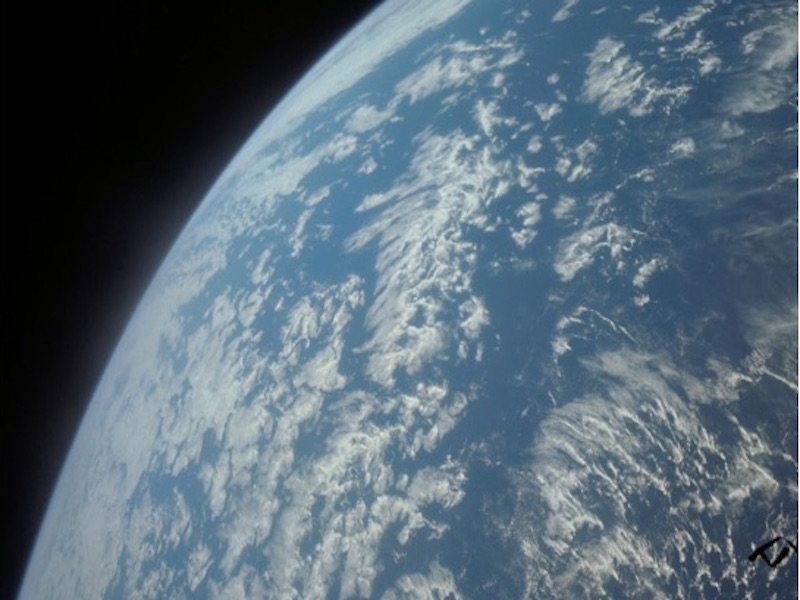
#> input picture Milestone Assignments/Week 7 & 8/earth.jpg, 800 x 600 px
$ python Image_Project.py
#> lines starting #> are read from the running program, lines starting #| are printed output that depends on the picture
# --- Import Pillow Library ---
from PIL import Image

# --- Image Merging ---

# -- Space Shuttle and Earth --

# --- Load 2 images ---
img_earth = Image.open('earth.jpg')
#> img_earth is the input picture: PIL image 800x600 RGB; mean R, G, B 87.6, 105.6, 118.7
img_spaceshuttle = Image.open('spaceshuttle.jpg')
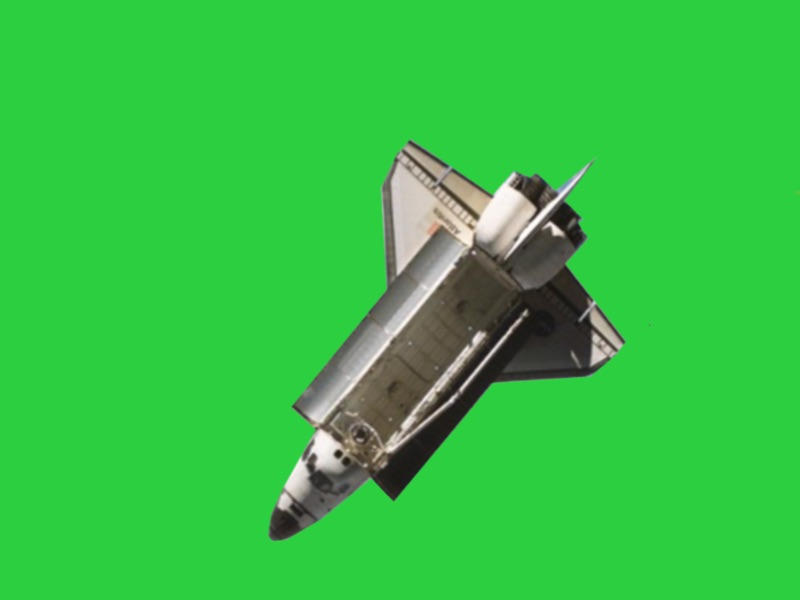
#> input picture Milestone Assignments/Week 7 & 8/spaceshuttle.jpg, 800 x 600 px
#> img_spaceshuttle is the input picture: PIL image 800x600 RGB; mean R, G, B 53.4, 193.5, 68.8

# --- Create New Image in RGB Format ---
img_shuttleearth = Image.new('RGB', img_earth.size)
#> img_shuttleearth: PIL image 800x600 RGB; every value is 0

# --- Load Pixels for Each Image ---
pix_earth = img_earth.load()
pix_spaceshuttle = img_spaceshuttle.load()
pix_shuttleearth = img_shuttleearth.load()

# --- Merge 2 Images Using if/else Statement, Loops and RGB Values ---
for x in range(800):
    for y in range(600):
        (r,g,b) = pix_spaceshuttle[x,y]
        if g > 150 and r < 125 and b < 130:
            pix_shuttleearth[x,y] = pix_earth[x,y]
        else:
            pix_shuttleearth[x,y] = pix_spaceshuttle[x,y]

# --- Display New Image ---
img_shuttleearth.show()

# --- Save New Image ---
img_shuttleearth.save('Shuttle_Earth.jpg')

# -- Sunset and Boat --

# --- Load 2 images ---
img_sunset = Image.open('sunset.jpg')
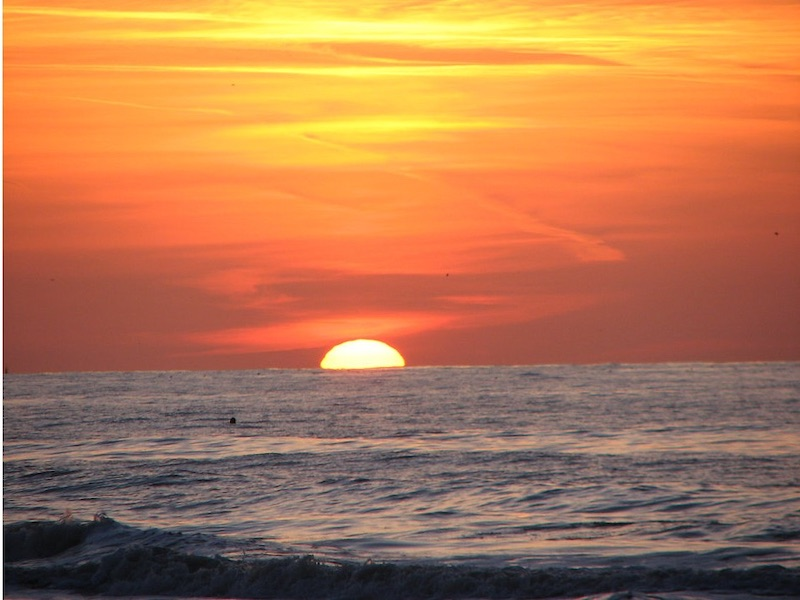
#> input picture Milestone Assignments/Week 7 & 8/sunset.jpg, 800 x 600 px
#> img_sunset is the input picture: PIL image 800x600 RGB; mean R, G, B 178.8, 119, 79.8
img_boat = Image.open('boat.jpg')
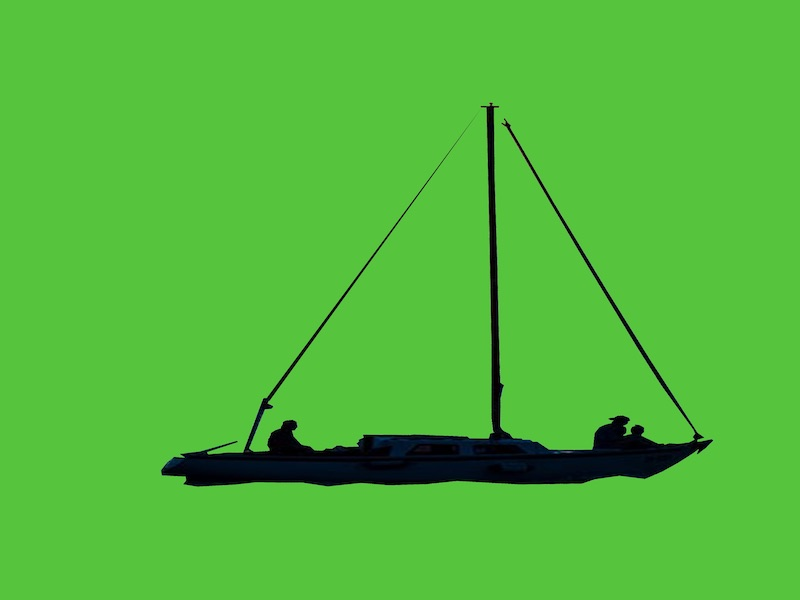
#> input picture Milestone Assignments/Week 7 & 8/boat.jpg, 800 x 600 px
#> img_boat is the input picture: PIL image 800x600 RGB; mean R, G, B 81.8, 185.9, 58.9

# --- Create New Image in RGB Format ---
img_sunboat = Image.new('RGB', img_sunset.size)

# --- Load Pixels for Each Image ---
pix_sunset = img_sunset.load()
pix_boat = img_boat.load()
pix_sunboat = img_sunboat.load()

# --- Merge 2 Images Using if/else Statement, Loops and RGB Values ---
for x in range(800):
    for y in range(600):
        (r,g,b) = pix_boat[x,y]
        if g > 150 and r < 155 and b < 140:
            pix_sunboat[x,y] = pix_sunset[x,y]
        else:
            pix_sunboat[x,y] = pix_boat[x,y]

# --- Display New Image ---
img_sunboat.show()
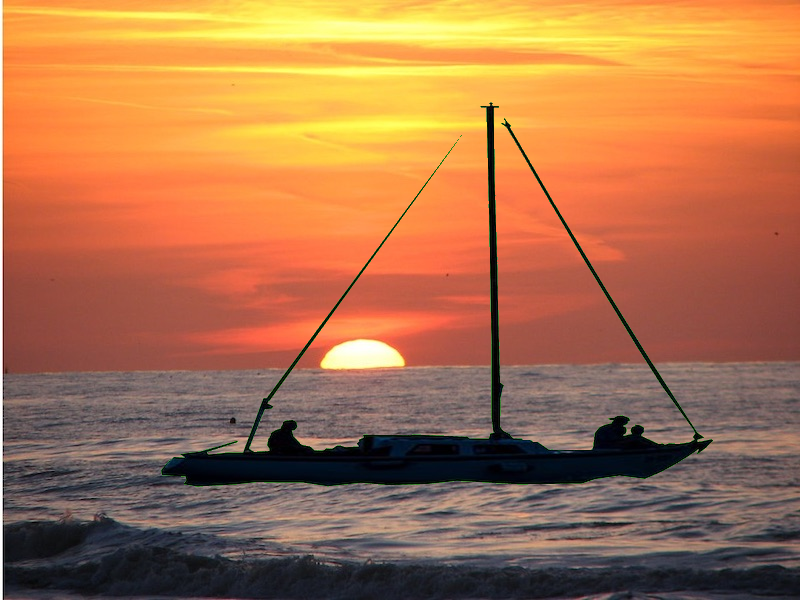
#> shown: PIL image 800x600 RGB; mean R, G, B 171.5, 113.9, 75.3

# --- Save New Image ---
img_sunboat.save('sunboat.jpg')

# -- My own Images from Unsplash --

# --- Load 2 images ---
img_blue = Image.open('adam-jicha-7AckmETIk54OS-unsplash.jpg')
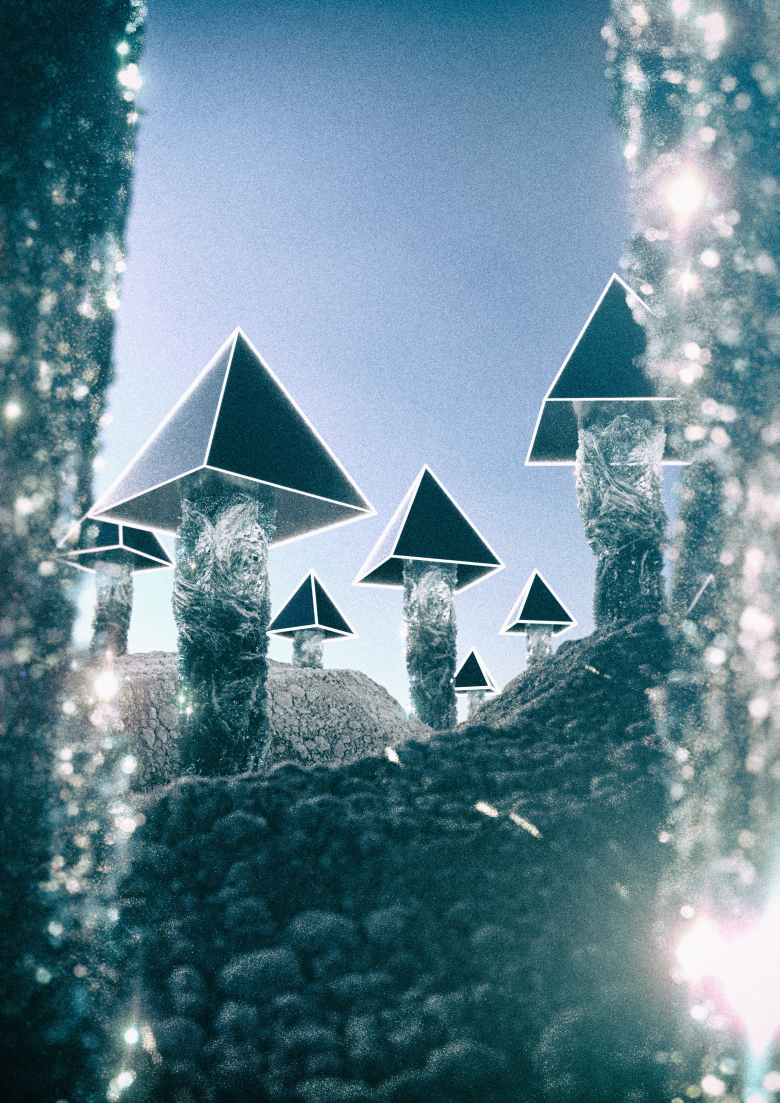
#> input picture Milestone Assignments/Week 7 & 8/adam-jicha-7AckmETIk54OS-unsplash.jpg, 2338 x 3309 px (shown at 1/3 size)
#> img_blue is the input picture: PIL image 2338x3309 RGB; mean R, G, B 101.7, 132.9, 146.3
img_red = Image.open('adam-jicha-fAaL7XBkqgQOS-unsplash.jpg')
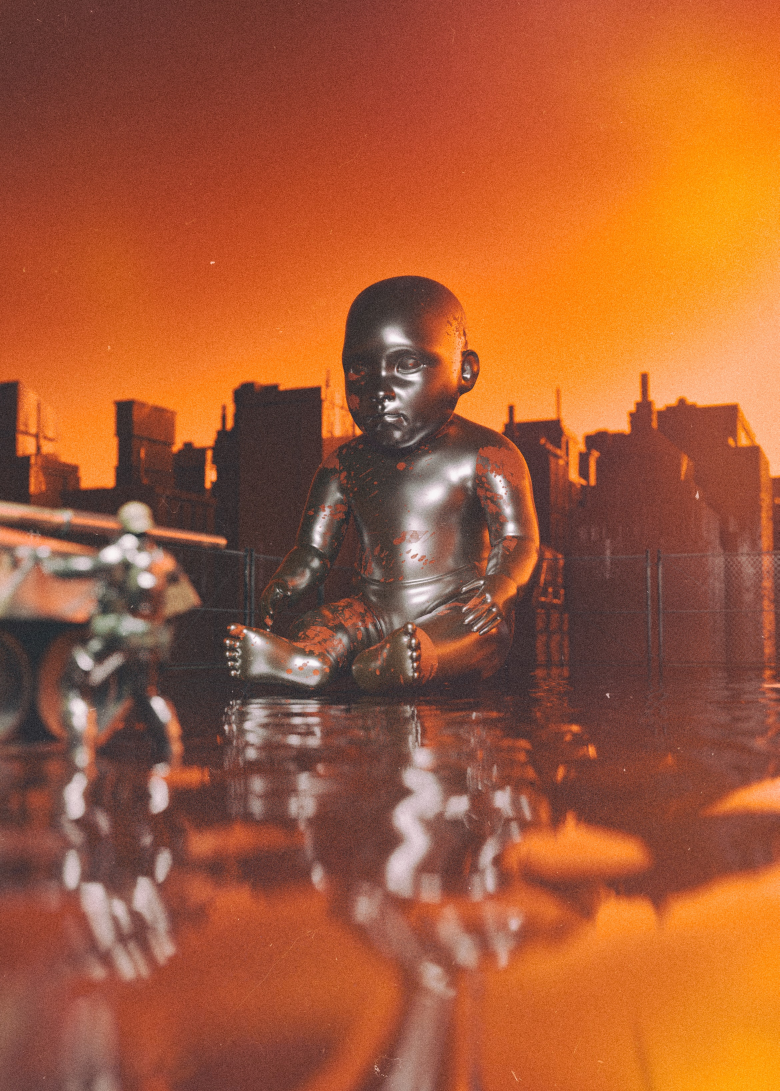
#> input picture Milestone Assignments/Week 7 & 8/adam-jicha-fAaL7XBkqgQOS-unsplash.jpg, 2338 x 3273 px (shown at 1/3 size)
#> img_red is the input picture: PIL image 2338x3273 RGB; mean R, G, B 163.7, 90.7, 55.8

# --- Create New Image in RGB Format ---
img_blue_red = Image.new('RGB', img_red.size)
#> img_blue_red: PIL image 2338x3273 RGB; every value is 0

# --- Load Pixels for Each Image ---
pix_blue = img_blue.load()
pix_red = img_red.load()
pix_blue_red = img_blue_red.load()

# --- Merge 2 Images Using if/else Statement, Loops and RGB Values ---
for x in range(2338):
    for y in range(3273):
        (r,g,b,) = pix_blue[x,y]
        if r < 250 and g < 250 and b > 185 :
            pix_blue_red[x,y] = pix_red[x,y]
        else:
            pix_blue_red[x,y] = pix_blue[x,y]

# --- Display New Image ---
img_blue_red.show()
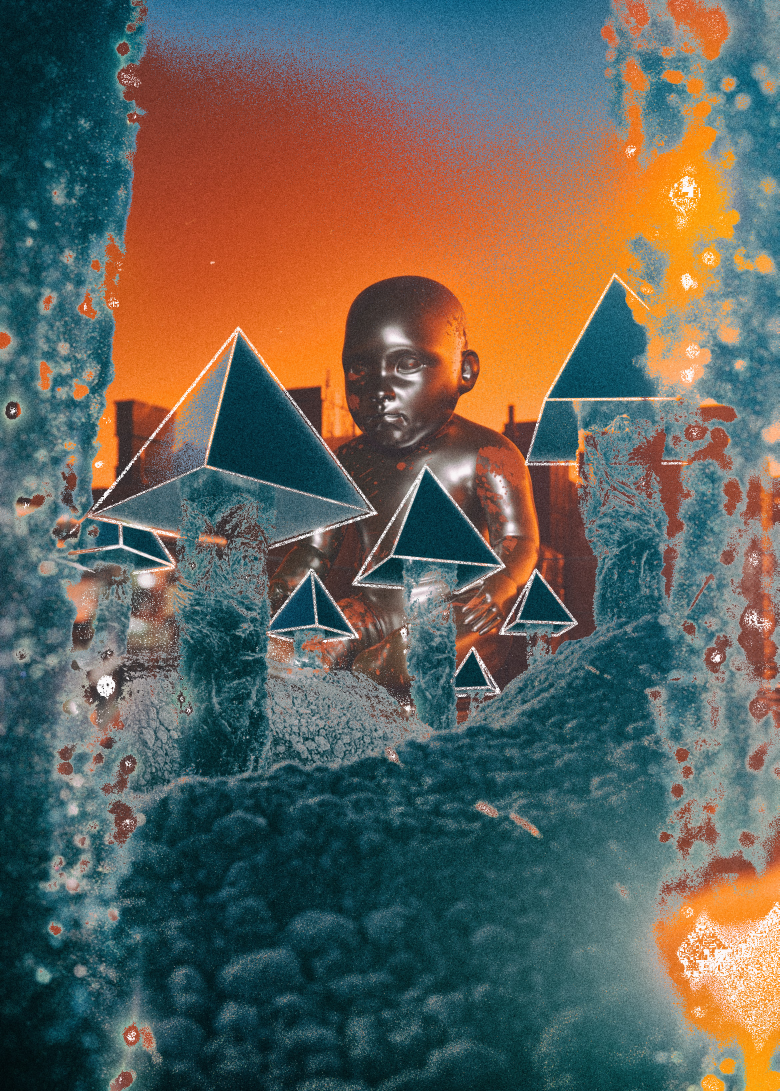
#> shown: PIL image 2338x3273 RGB (shown at 1/3 size); mean R, G, B 99.8, 99, 90.6

# --- Save New Image ---
img_blue_red.save('3D_Edit.jpg')
